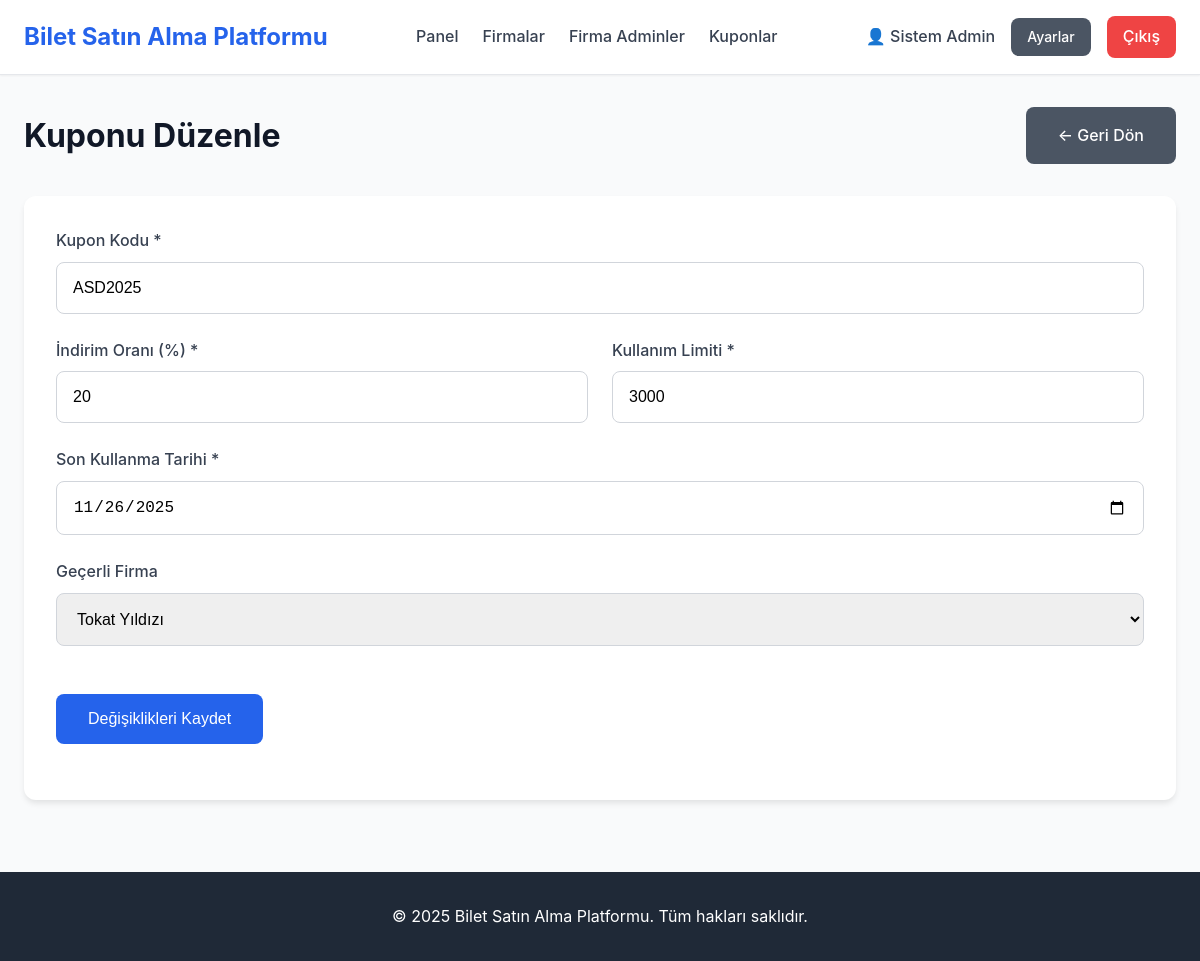
/admin/coupons/edit?id=5cdf5116-6806-4c13-be28-e05f771f2b5a (signed in), run on the app's committed database.
### tables this page shows
CREATE TABLE Coupons (
    id TEXT PRIMARY KEY,                    -- UUID
    code TEXT NOT NULL UNIQUE,              -- Kupon kodu (benzersiz)
    discount REAL NOT NULL CHECK(discount > 0 AND discount <= 100),  -- İndirim oranı (%)
    company_id TEXT NULL,                   -- NULL ise global (admin), değilse firma kuponu
    usage_limit INTEGER NOT NULL,           -- Toplam kullanım limiti
    used_count INTEGER DEFAULT 0,           -- Şu ana kadar kaç kez kullanıldı
    expire_date DATETIME NOT NULL,          -- Son kullanma tarihi
    created_at TIMESTAMP DEFAULT CURRENT_TIMESTAMP,
    FOREIGN KEY (company_id) REFERENCES Bus_Company(id) ON DELETE CASCADE
);

CREATE TABLE Bus_Company (
    id TEXT PRIMARY KEY,                    -- UUID
    name TEXT NOT NULL UNIQUE,              -- Firma adı (benzersiz)
    logo_path TEXT,                         -- Logo dosya yolu
    created_at TIMESTAMP DEFAULT CURRENT_TIMESTAMP
);

### pages/admin/edit-coupon.php (called while the page is built, shortened)
<?php
$db = Database::getInstance();
$couponId = $_GET['id'] ?? null;
$coupon = $db->getCouponById($couponId);
$inputs = [
    'code' => $coupon['code'], 'discount' => $coupon['discount'],
    'usage_limit' => $coupon['usage_limit'],
    'expire_date' => date('Y-m-d', strtotime($coupon['expire_date'])),
    'company_id' => $coupon['company_id']
];
$companies = $db->getAllCompanies();
require_once INCLUDES_PATH . '/header.php';
require_once VIEWS_PATH . '/admin/edit-coupon.view.php';
require_once INCLUDES_PATH . '/footer.php';

### public/index.php (called while the page is built, shortened)
<?php
require_once __DIR__ . '/../router.php';

### classes/Database.php (called while the page is built, shortened)
<?php
class Database {
    private $pdo;
    private static $instance = null;
    private function __construct() {
        $this->pdo = getDBConnection();
    }
    public static function getInstance() {
        if (self::$instance === null) {
            self::$instance = new self();
        }
        return self::$instance;
    }
    public function fetchOne($sql, $params = []) {
        try {
            $stmt = $this->pdo->prepare($sql);
            $stmt->execute($params);
            $result = $stmt->fetch(PDO::FETCH_ASSOC);
            return $result ?: null;
        } catch (PDOException $e) {
            error_log("Database Error (fetchOne): " . $e->getMessage());
            error_log("SQL: " . $sql);
            return null;
        }
    }
    public function fetchAll($sql, $params = []) {
        try {
            $stmt = $this->pdo->prepare($sql);
            $stmt->execute($params);
            return $stmt->fetchAll(PDO::FETCH_ASSOC);
        } catch (PDOException $e) {
            error_log("Database Error (fetchAll): " . $e->getMessage());
            error_log("SQL: " . $sql);
            return [];
        }
    }
    public function getAllCompanies() {
        $sql = "SELECT * FROM Bus_Company ORDER BY name ASC";
        return $this->fetchAll($sql);
    }
    public function getCouponById($id) {
        $sql = "SELECT * FROM Coupons WHERE id = ? LIMIT 1";
        return $this->fetchOne($sql, [$id]);
    }
}

### config/database.php (called while the page is built, shortened)
<?php
function getDBConnection() {
    try {
        $pdo = new PDO('sqlite:' . DB_PATH);
        $pdo->setAttribute(PDO::ATTR_ERRMODE, PDO::ERRMODE_EXCEPTION);
        $pdo->exec('PRAGMA foreign_keys = ON');
        $pdo->setAttribute(PDO::FETCH_ASSOC, true);
        return $pdo;
    } catch (PDOException $e) {
        error_log("Veritabanı bağlantı hatası: " . $e->getMessage());
        if (ENVIRONMENT !== 'development') {
            die("Sistemde bir sorun oluştu. Lütfen daha sonra tekrar deneyin.");
        } else {
            die("Veritabanı bağlantı hatası: " . $e->getMessage());
        }
    }
}

### views/admin/edit-coupon.view.php (the view, shortened to what this page needs)
<div class="container mt-4">
    <div class="d-flex justify-content-between align-items-center mb-4">
        <h1>Kuponu Düzenle</h1>
        <a href="/admin/coupons" class="btn btn-secondary">← Geri Dön</a>
    </div>
    <div class="card">
        <div class="card-body">
            <form method="POST" action="/admin/coupons/edit?id=<?= htmlspecialchars($coupon['id']) ?>">
                <div class="form-group">
                    <label for="code">Kupon Kodu *</label>
                    <input type="text" id="code" name="code" value="<?= htmlspecialchars($inputs['code']) ?>" required style="text-transform: uppercase;">
                </div>
                <div class="grid grid-2">
                    <div class="form-group">
                        <label for="discount">İndirim Oranı (%) *</label>
                        <input type="number" id="discount" name="discount" value="<?= htmlspecialchars($inputs['discount']) ?>" min="1" max="100" step="0.5" required>
                    </div>
                    <div class="form-group">
                        <label for="usage_limit">Kullanım Limiti *</label>
                        <input type="number" id="usage_limit" name="usage_limit" value="<?= htmlspecialchars($inputs['usage_limit']) ?>" min="1" required>
                    </div>
                </div>
                <div class="form-group">
                    <label for="expire_date">Son Kullanma Tarihi *</label>
                    <input type="date" id="expire_date" name="expire_date" value="<?= htmlspecialchars($inputs['expire_date']) ?>" min="<?= date('Y-m-d') ?>" required>
                </div>
                <div class="form-group">
                    <label for="company_id">Geçerli Firma</label>
                    <select id="company_id" name="company_id">
                        <?php foreach ($companies as $company): ?>
                            <option value="<?= htmlspecialchars($company['id']) ?>" <?= ($inputs['company_id'] === $company['id']) ? 'selected' : '' ?>>
                                <?= htmlspecialchars($company['name']) ?>
                            </option>
                        <?php endforeach; ?>
                    </select>
                </div>
                <button type="submit" class="btn btn-primary mt-3">Değişiklikleri Kaydet</button>
            </form>
        </div>
    </div>
</div>

### public/assets/css/style.css (style rules this page uses)
* { margin: 0; padding: 0; box-sizing: border-box; }
:root { --primary-color: #2563eb; --primary-hover: #1d4ed8; --secondary-color: #64748b; --success-color: #10b981; --danger-color: #ef4444; --warning-color: #f59e0b; --info-color: #3b82f6; --gray-50: #f9fafb; --gray-100: #f3f4f6; --gray-200: #e5e7eb; --gray-300: #d1d5db; --gray-400: #9ca3af; --gray-500: #6b7280; --gray-600: #4b5563; --gray-700: #374151; --gray-800: #1f2937; --gray-900: #111827; --spacing-xs: 0.25rem; --spacing-sm: 0.5rem; --spacing-md: 1rem; --spacing-lg: 1.5rem; --spacing-xl: 2rem; --spacing-2xl: 3rem; --radius-sm: 0.25rem; --radius-md: 0.5rem; --radius-lg: 0.75rem; --radius-xl: 1rem; --shadow-sm: 0 1px 2px 0 rgba(0, 0, 0, 0.05); --shadow-md: 0 4px 6px -1px rgba(0, 0, 0, 0.1); --shadow-lg: 0 10px 15px -3px rgba(0, 0, 0, 0.1); --shadow-xl: 0 20px 25px -5px rgba(0, 0, 0, 0.1); }
body { font-family: -apple-system, BlinkMacSystemFont, 'Segoe UI', Roboto, 'Helvetica Neue', Arial, sans-serif; font-size: 16px; line-height: 1.6; color: var(--gray-900); background-color: var(--gray-50); min-height: 100vh; display: flex; flex-direction: column; }
.container { width: 100%; max-width: 1200px; margin: 0 auto; padding: 0 var(--spacing-lg); }
.form-group { margin-bottom: var(--spacing-lg); }
.form-group label { display: block; margin-bottom: var(--spacing-sm); font-weight: 500; color: var(--gray-700); }
.form-group input, .form-group select, .form-group textarea { width: 100%; padding: var(--spacing-md); border: 1px solid var(--gray-300); border-radius: var(--radius-md); font-size: 1rem; transition: border-color 0.2s, box-shadow 0.2s; }
.btn { display: inline-block; padding: var(--spacing-md) var(--spacing-xl); border: none; border-radius: var(--radius-md); font-size: 1rem; font-weight: 500; text-align: center; text-decoration: none; cursor: pointer; transition: all 0.2s; }
.btn-primary { background-color: var(--primary-color); color: white; }
.btn-secondary { background-color: var(--gray-600); color: white; }
.card { background: white; border-radius: var(--radius-lg); box-shadow: var(--shadow-md); padding: var(--spacing-xl); margin-bottom: var(--spacing-lg); }
.card-body { margin-bottom: var(--spacing-lg); }
.grid { display: grid; gap: var(--spacing-lg); }
.grid-2 { grid-template-columns: repeat(2, 1fr); }
.mt-3 { margin-top: var(--spacing-lg); }
.mt-4 { margin-top: var(--spacing-xl); }
.mb-4 { margin-bottom: var(--spacing-xl); }

### views/admin/edit-coupon.view.php (style rules this page uses)
.d-flex { display: flex; }
.justify-content-between { justify-content: space-between; }
.align-items-center { align-items: center; }

### data on the page
coupons: code "ASD2025", discount "20", usage_limit "3000", expire_date "11/26/2025", company_id "Tokat Yıldızı"

### other printed values
SITE_NAME "Bilet Satın Alma Platformu"
$currentUser['name'] "Sistem Admin"
